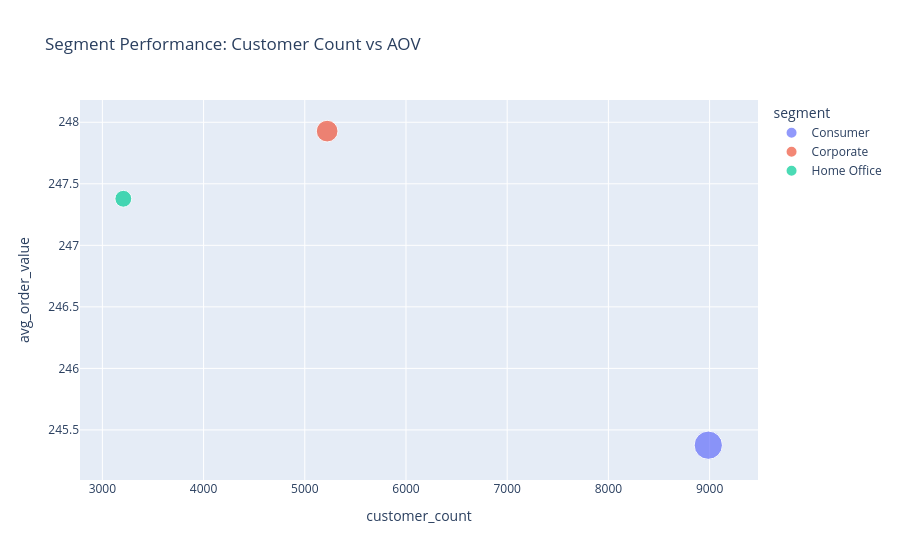

Notebook code cell kept with this figure:
### Code cell
# Customer Behaviour and Segment Performance 

segment_perf = orders.groupby('segment').agg(
    total_sales=('sales', 'sum'),
    avg_order_value=('sales', 'mean'),
    customer_count=('customer_id', 'nunique')
).reset_index()

fig = px.scatter(segment_perf, x='customer_count', y='avg_order_value', 
                  size='total_sales', color='segment', 
                  title='Segment Performance: Customer Count vs AOV')
fig.show()

### Figure 1 — Plotly figure (JSON) as saved in the notebook; plotly's stock layout.template omitted (floating-point values rounded to 4 significant figures)
{"data": [{"hovertemplate": "segment=Consumer<br>customer_count=%{x}<br>avg_order_value=%{y}<br>total_sales=%{marker.size}<extra></extra>", "legendgroup": "Consumer", "marker": {"color": "#636efa", "size": [6502000.0], "sizemode": "area", "sizeref": 16250.0, "symbol": "circle"}, "mode": "markers", "name": "Consumer", "orientation": "v", "showlegend": true, "type": "scatter", "x": [8987], "xaxis": "x", "y": [245.4], "yaxis": "y"}, {"hovertemplate": "segment=Corporate<br>customer_count=%{x}<br>avg_order_value=%{y}<br>total_sales=%{marker.size}<extra></extra>", "legendgroup": "Corporate", "marker": {"color": "#EF553B", "size": [3823000.0], "sizemode": "area", "sizeref": 16250.0, "symbol": "circle"}, "mode": "markers", "name": "Corporate", "orientation": "v", "showlegend": true, "type": "scatter", "x": [5221], "xaxis": "x", "y": [247.9], "yaxis": "y"}, {"hovertemplate": "segment=Home Office<br>customer_count=%{x}<br>avg_order_value=%{y}<br>total_sales=%{marker.size}<extra></extra>", "legendgroup": "Home Office", "marker": {"color": "#00cc96", "size": [2309000.0], "sizemode": "area", "sizeref": 16250.0, "symbol": "circle"}, "mode": "markers", "name": "Home Office", "orientation": "v", "showlegend": true, "type": "scatter", "x": [3207], "xaxis": "x", "y": [247.4], "yaxis": "y"}], "layout": {"legend": {"itemsizing": "constant", "title": {"text": "segment"}, "tracegroupgap": 0}, "title": {"text": "Segment Performance: Customer Count vs AOV"}, "xaxis": {"anchor": "y", "domain": [0, 1], "title": {"text": "customer_count"}}, "yaxis": {"anchor": "x", "domain": [0, 1], "title": {"text": "avg_order_value"}}}}
